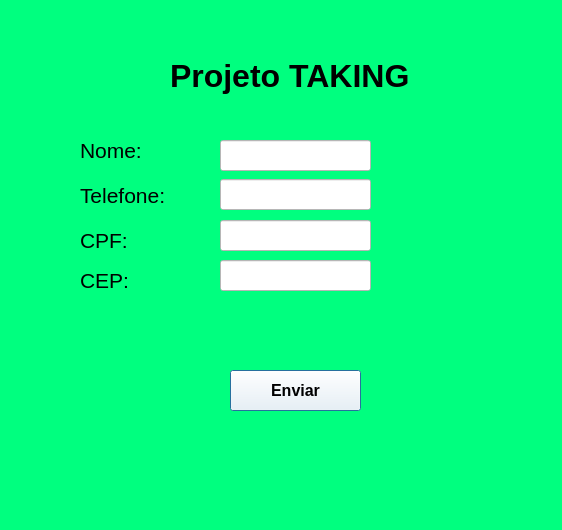
<?xml version="1.0" encoding="UTF-8"?>
<ui version="4.0">
 <class>Dialog</class>
 <widget class="QDialog" name="Dialog">
  <property name="geometry">
   <rect>
    <x>0</x>
    <y>0</y>
    <width>562</width>
    <height>530</height>
   </rect>
  </property>
  <property name="windowTitle">
   <string>Dialog</string>
  </property>
  <property name="styleSheet">
   <string notr="true">background-color: rgb(0, 255, 127);</string>
  </property>
  <widget class="QLabel" name="label">
   <property name="geometry">
    <rect>
     <x>170</x>
     <y>50</y>
     <width>261</width>
     <height>51</height>
    </rect>
   </property>
   <property name="font">
    <font>
     <pointsize>24</pointsize>
     <weight>75</weight>
     <bold>true</bold>
    </font>
   </property>
   <property name="text">
    <string>Projeto TAKING</string>
   </property>
  </widget>
  <widget class="QLabel" name="label_2">
   <property name="geometry">
    <rect>
     <x>80</x>
     <y>140</y>
     <width>81</width>
     <height>21</height>
    </rect>
   </property>
   <property name="font">
    <font>
     <pointsize>16</pointsize>
    </font>
   </property>
   <property name="text">
    <string>Nome:</string>
   </property>
  </widget>
  <widget class="QLabel" name="label_3">
   <property name="geometry">
    <rect>
     <x>80</x>
     <y>180</y>
     <width>91</width>
     <height>31</height>
    </rect>
   </property>
   <property name="font">
    <font>
     <pointsize>16</pointsize>
    </font>
   </property>
   <property name="text">
    <string>Telefone:</string>
   </property>
  </widget>
  <widget class="QLabel" name="label_4">
   <property name="geometry">
    <rect>
     <x>80</x>
     <y>230</y>
     <width>71</width>
     <height>21</height>
    </rect>
   </property>
   <property name="font">
    <font>
     <pointsize>16</pointsize>
    </font>
   </property>
   <property name="text">
    <string>CPF:</string>
   </property>
  </widget>
  <widget class="QLabel" name="label_5">
   <property name="geometry">
    <rect>
     <x>80</x>
     <y>270</y>
     <width>61</width>
     <height>21</height>
    </rect>
   </property>
   <property name="font">
    <font>
     <pointsize>16</pointsize>
    </font>
   </property>
   <property name="text">
    <string>CEP:</string>
   </property>
  </widget>
  <widget class="QLineEdit" name="lineEdit">
   <property name="geometry">
    <rect>
     <x>220</x>
     <y>140</y>
     <width>151</width>
     <height>31</height>
    </rect>
   </property>
   <property name="styleSheet">
    <string notr="true">background-color: rgb(255, 255, 255);</string>
   </property>
  </widget>
  <widget class="QLineEdit" name="lineEdit_2">
   <property name="geometry">
    <rect>
     <x>220</x>
     <y>179</y>
     <width>151</width>
     <height>31</height>
    </rect>
   </property>
   <property name="styleSheet">
    <string notr="true">background-color: rgb(255, 255, 255);</string>
   </property>
  </widget>
  <widget class="QLineEdit" name="lineEdit_3">
   <property name="geometry">
    <rect>
     <x>220</x>
     <y>220</y>
     <width>151</width>
     <height>31</height>
    </rect>
   </property>
   <property name="styleSheet">
    <string notr="true">background-color: rgb(255, 255, 255);</string>
   </property>
  </widget>
  <widget class="QLineEdit" name="lineEdit_4">
   <property name="geometry">
    <rect>
     <x>220</x>
     <y>260</y>
     <width>151</width>
     <height>31</height>
    </rect>
   </property>
   <property name="styleSheet">
    <string notr="true">background-color: rgb(255, 255, 255);</string>
   </property>
  </widget>
  <widget class="QPushButton" name="pushButton">
   <property name="geometry">
    <rect>
     <x>230</x>
     <y>370</y>
     <width>131</width>
     <height>41</height>
    </rect>
   </property>
   <property name="font">
    <font>
     <pointsize>12</pointsize>
     <weight>75</weight>
     <bold>true</bold>
    </font>
   </property>
   <property name="styleSheet">
    <string notr="true">background-color: rgb(255, 255, 255);</string>
   </property>
   <property name="text">
    <string>Enviar</string>
   </property>
  </widget>
 </widget>
 <resources/>
 <connections/>
</ui>
